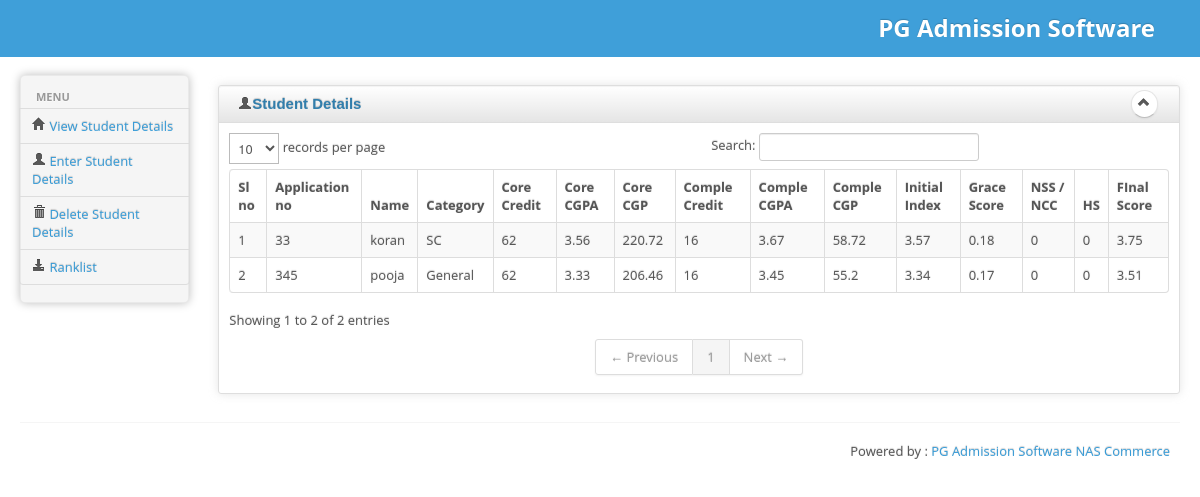
The page / on the database its author committed.
### tables this page shows
CREATE TABLE IF NOT EXISTS `data` (
  `id` int(11) NOT NULL AUTO_INCREMENT,
  `appno` varchar(255) NOT NULL,
  `name` varchar(255) NOT NULL,
  `ccredit` varchar(255) NOT NULL,
  `ccgpa` varchar(255) NOT NULL,
  `cocredit` varchar(255) NOT NULL,
  `cocgpa` varchar(255) NOT NULL,
  `nss` varchar(255) NOT NULL,
  `hs` varchar(255) NOT NULL,
  `uty` varchar(255) NOT NULL,
  `fs` varchar(255) NOT NULL,
  `caste` varchar(255) NOT NULL,
  PRIMARY KEY (`id`)
);

### index.php (the view, shortened to what this page needs)
<?php
	include'header.php';
?>
<div class="row-fluid sortable">
				<div class="box span12">
					<div class="box-header well" data-original-title>
						<h2><i class="icon-user"></i>Student Details</h2>
						<div class="box-icon">
							<a href="#" class="btn btn-minimize btn-round"><i class="icon-chevron-up"></i></a>
						</div>
					</div>
					<div class="box-content">
						<table class="table table-striped table-bordered bootstrap-datatable datatable">
						  <thead>
				<tr>
				<th>Sl no</th>
				<th>Application no</th>
				<th>Name</th>
				<th>Category</th>
				<th>Core Credit</th>
				<th>Core CGPA</th>
				<th>Core CGP</th>
				<th>Comple Credit</th>
				<th>Comple CGPA</th>
				<th>Comple CGP</th>
				<th>Initial Index</th>
				<th>Grace Score</th>
				<th>NSS / NCC</th>
				<th>HS</th>
				<th>FInal Score</th>
				</tr>
			</thead>
			<tbody>
			<?php
				$query = "SELECT * FROM data ORDER BY fs DESC";
				$result=mysql_query($query) or die(mysql_error());
				if($result) {
					$num=mysql_num_rows($result);
					if($num)
					{
						$i =1;
						while($res=mysql_fetch_array($result)) {
			?>
								<tr>
									<td><?php echo $i; ?></td>
									<td><?php echo $res['appno'];?></td>
									<td><?php echo $res['name'];?></td>
									<td><?php if($res['caste']==1)
																echo "General";
															elseif($res['caste']==2)
																echo "OBC";
															elseif($res['caste']==3)
																echo "OEC";
															elseif($res['caste']==4)
																echo "SC";
															elseif($res['caste']==5)
																echo "ST";
															else
																echo "No data";
											?></td>
									<td><?php echo $res['ccredit'];?></td>
									<td><?php echo $res['ccgpa'];?></td>
									<td><?php $ccgp = $res['ccgpa'] * $res['ccredit'];
															 echo round($ccgp , 2);
												?>
									</td>
									<td><?php echo $res['cocredit'];?></td>
									<td><?php echo $res['cocgpa'];?></td>
									<td><?php $cocgp = $res['cocgpa'] * $res['cocredit'];
															 echo round($cocgp , 2);
												?>
									</td>
									<td>
										<?php
											$tot=2*$ccgp+$cocgp;
											$div=2*$res['ccredit']+$res['cocredit'];
											$ii = $tot / $div;
											echo round($ii , 2);
										?>
									</td>
									<td><?php
											if($res['uty']==1)
									 			$gs = $ii*0.05;
									 		else
									 			$gs = 0; echo round($gs,2);?></td>
									<td><?php if($res['nss']==0)
													$nss=0;
													elseif($res['nss']==1)
													$nss = 0.04;
													elseif($res['nss']==2)
													$nss = 0.06;
													elseif($res['nss']==3)
													$nss =0.08;
													echo $nss;
										?></td>
										<td><?php if($res['hs']==1)
																$hs = 0;
																elseif($res['hs']==2)
																$hs = 0.04;
																elseif($res['hs']==3)
																$hs= 0.08;
																else
																$hs = 0.1;
																echo $hs;
												?></td>
										<td><?php $fs = $ii + $gs + $nss - $hs; echo round($fs, 2);?></td>
								</tr>
			<?php
						$i++;
						}
					}
				}
			?>
			</tbody>
	</table>
	</div>
	</div>
	</div>
<?php
include'footer.php';
?>

### header.php (shortened to what this page needs)
<!DOCTYPE html>
<html lang="en">
<head>
	<link id="bs-css" href="css/bootstrap-cerulean.css" rel="stylesheet">
	<link href="css/bootstrap-responsive.css" rel="stylesheet">
	<link href="css/charisma-app.css" rel="stylesheet">
	<link href="css/jquery-ui-1.8.21.custom.css" rel="stylesheet">
	<link href='css/fullcalendar.css' rel='stylesheet'>
	<link href='css/fullcalendar.print.css' rel='stylesheet'  media='print'>
	<link href='css/chosen.css' rel='stylesheet'>
	<link href='css/uniform.default.css' rel='stylesheet'>
	<link href='css/colorbox.css' rel='stylesheet'>
	<link href='css/jquery.cleditor.css' rel='stylesheet'>
	<link href='css/jquery.noty.css' rel='stylesheet'>
	<link href='css/noty_theme_default.css' rel='stylesheet'>
	<link href='css/elfinder.min.css' rel='stylesheet'>
	<link href='css/elfinder.theme.css' rel='stylesheet'>
	<link href='css/jquery.iphone.toggle.css' rel='stylesheet'>
	<link href='css/opa-icons.css' rel='stylesheet'>
	<link href='css/uploadify.css' rel='stylesheet'>
</head>
<body>
	<?php if(!isset($no_visible_elements) || !$no_visible_elements)	{ ?>
	<div class="navbar">
		<div class="navbar-inner">
			<div class="container-fluid">
				<div class="btn-group pull-right" >
					<h2 style="color:#fff; font-family:'Open Sans';">PG Admission Software</h2>
				</div>
			</div>
		</div>
	</div>
	<?php } ?>
	<div class="container-fluid">
		<div class="row-fluid">
		<?php if(!isset($no_visible_elements) || !$no_visible_elements) { ?>
			<div class="span2 main-menu-span">
				<div class="well nav-collapse sidebar-nav">
					<ul class="nav nav-tabs nav-stacked main-menu">
						<li class="nav-header hidden-tablet">MENU</li>
						<li><a class="ajax-link" href="index.php"><i class="icon-home"></i><span class="hidden-tablet"> View Student Details</span></a></li>
						<li><a class="ajax-link" href="enter.php"><i class="icon-user"></i><span class="hidden-tablet"> Enter Student Details </span></a></li>
						<li><a class="ajax-link" href="delete.php"><i class="icon-trash"></i><span class="hidden-tablet"> Delete Student Details</span></a></li>
						<li><a class="ajax-link" target="_blank" href="ranklist.php"><i class="icon-download-alt"></i><span class="hidden-tablet"> Ranklist</span></a></li>
					</ul>
					</div>
			</div>
			<div id="content" class="span10">
			<?php
				}
			?>

### footer.php (shortened to what this page needs)
		<?php if(!isset($no_visible_elements) || !$no_visible_elements)	{ ?>
			</div>
		<?php } ?>
		</div>
		<?php if(!isset($no_visible_elements) || !$no_visible_elements)	{ ?>
		<hr>
		<footer>
			<p class="pull-right">Powered by : <a href="#">PG Admission Software NAS Commerce</a></p>
		</footer>
		<?php } ?>
	</div>
</body>
</html>

### css/charisma-app.css (style rules this page uses)
.box { border: 1px solid #DEDEDE; border-radius:3px; -webkit-border-radius:3px; -moz-border-radius:3px; margin-top: 10px; margin-bottom: 10px ; box-shadow: 0 0 10px rgba(189, 189, 189, 0.4); -webkit-box-shadow: 0 0 10px rgba(189, 189, 189, 0.4); -moz-box-shadow: 0 0 10px rgba(189, 189, 189, 0.4); }
.box-header { border:none; padding-top:5px; border-bottom: 1px solid #DEDEDE; border-radius:3px 3px 0 0; -webkit-border-radius:3px 3px 0 0; -moz-border-radius:3px 3px 0 0; height:12px; min-height:12px; margin-bottom: 0; cursor:move; font-weight:bold; font-size:16px; background: -moz-linear-gradient(top, rgba(255,255,255,0) 0%, rgba(0,0,0,0.1) 100%); background: -webkit-gradient(linear, left top, left bottom, color-stop(0%,rgba(255,255,255,0)), color-stop(100%,rgba(0,0,0,0.1))); background: -webkit-linear-gradient(top, rgba(255,255,255,0) 0%,rgba(0,0,0,0.1) 100%); background: -o-linear-gradient(top, rgba(255,255,255,0) 0%,rgba(0,0,0,0.1) 100%); background: -ms-linear-gradient(top, rgba(255,255,255,0) 0%,rgba(0,0,0,0.1) 100%); background: linear-gradient(to bottom, rgba(255,255,255,0) 0%,rgba(0,0,0,0.1) 100%); filter: progid:DXImageTransform.Microsoft.gradient( startColorstr='#00ffffff', endColorstr='#1a000000',GradientType=0 ); }
.box-header h2 { font-size:15px; width:auto; clear:none; float:left; line-height:25px; }
.box-header h2 > i { margin-top:1px; }
.box-icon { float:right; }
.box-icon a { clear:none; float:left; margin:0 2px; height: 18px; width:5px; margin-top: -1px; }
.box-icon a i { margin-left:-4.5px; }
.box-content { padding:10px; }
.btn-round { border-radius: 40px; -webkit-border-radius: 40px; -moz-border-radius: 40px; font-size:12px; padding-top:4px; }
footer { clear:both; }
footer .pull-right { float:right; margin-right:10px; }
.sidebar-nav { min-height:0; box-shadow: 0 0 10px #BDBDBD; -webkit-box-shadow: 0 0 10px #BDBDBD; -moz-box-shadow: 0 0 10px #BDBDBD; border-radius: 5px; -webkit-border-radius: 5px; -moz-border-radius: 5px; margin-bottom: 0; padding-bottom:0; }
.sidebar-nav > ul > li:not(.nav-header) { margin-right:-2px; margin-left:-2px; }
.navbar-inner { padding-top:5px; padding-bottom:5px; }
.pull-right { float:right !important; }

### header.php (style rules this page uses)
body { padding-bottom: 40px; }
.sidebar-nav { padding: 9px 0; }
body { font-family:'Open Sans'; }

### rows shown on the page
data: appno "33", name "koran", caste "SC", ccredit "62", ccgpa "3.56", ccgp "220.72", cocredit "16", cocgpa "3.67", cocgp "58.72", ii "3.57", gs "0.18", nss "0", hs "0", fs "3.75"
data: appno "345", name "pooja", caste "General", ccredit "62", ccgpa "3.33", ccgp "206.46", cocredit "16", cocgpa "3.45", cocgp "55.2", ii "3.34", gs "0.17", nss "0", hs "0", fs "3.51"
